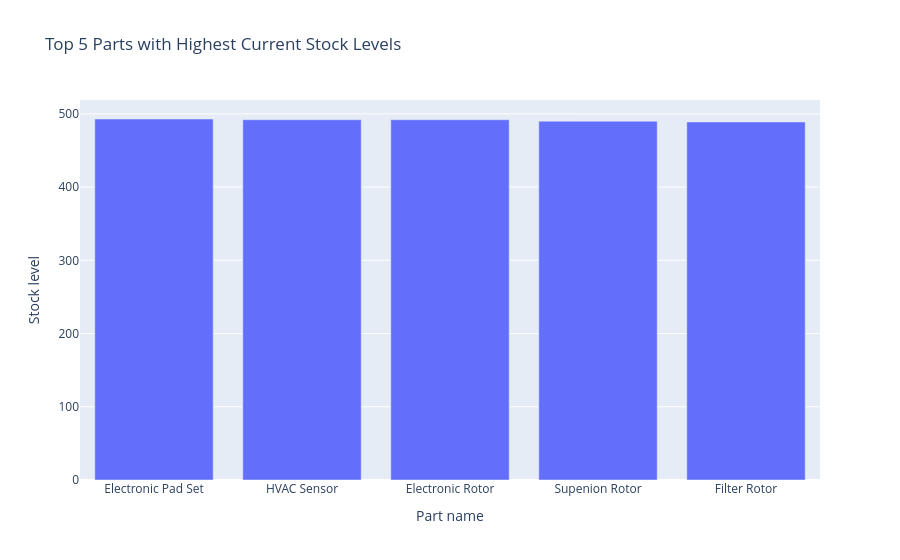

Here is the notebook cell this chart was saved with:
### Markdown cell above
### Top 5 Parts with Highest Current Stock Levels

### Code cell
highest_stock_levels = highest_stock_levels.sort_values(
    by='stock_level',
    ascending=False
)

fig = px.bar(
    highest_stock_levels, 
    x='part_name', 
    y='stock_level', 
    title='Top 5 Parts with Highest Current Stock Levels',
    labels={'part_name': 'Part name', 'stock_level': 'Stock level'}
)

fig.show()

### Figure 1 — Plotly figure (JSON) as saved in the notebook; plotly's stock layout.template omitted (floating-point values rounded to 4 significant figures)
{"data": [{"hovertemplate": "Part name=%{x}<br>Stock level=%{y}<extra></extra>", "legendgroup": "", "marker": {"color": "#636efa", "pattern": {"shape": ""}}, "name": "", "orientation": "v", "showlegend": false, "textposition": "auto", "type": "bar", "x": ["Electronic Pad Set", "HVAC Sensor", "Electronic Rotor", "Supenion Rotor", "Filter Rotor"], "xaxis": "x", "y": [493, 492, 492, 490, 489], "yaxis": "y"}], "layout": {"barmode": "relative", "legend": {"tracegroupgap": 0}, "title": {"text": "Top 5 Parts with Highest Current Stock Levels"}, "xaxis": {"anchor": "y", "domain": [0, 1], "title": {"text": "Part name"}}, "yaxis": {"anchor": "x", "domain": [0, 1], "title": {"text": "Stock level"}}}}
